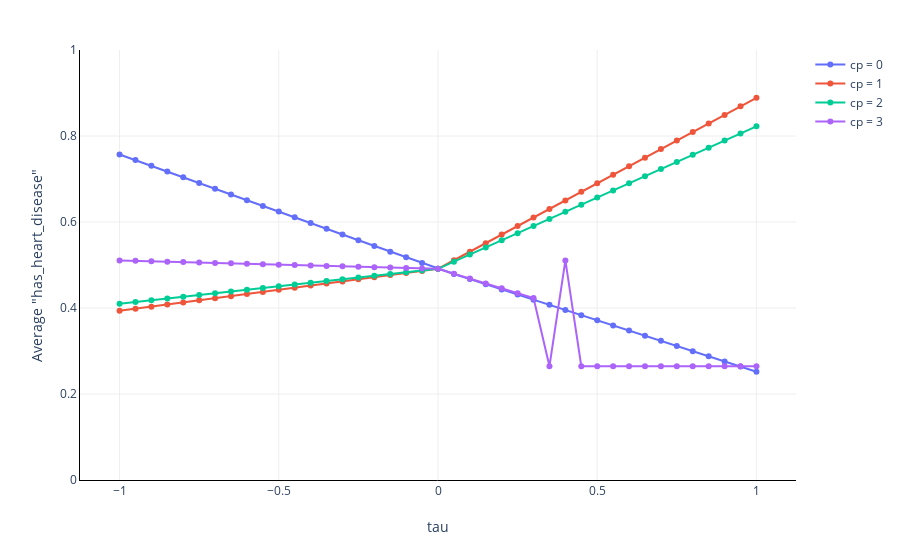

Notebook source saved alongside this figure:
### Code cell
explainer.plot_bias(
    X_test=X_test["cp"],
    y_pred=y_pred,
)
